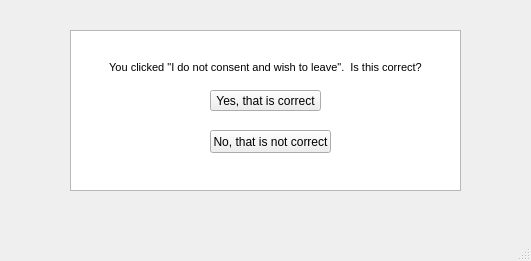
<?xml version="1.0" encoding="UTF-8"?>
<ui version="4.0">
 <class>MainWindow</class>
 <widget class="QMainWindow" name="MainWindow">
  <property name="geometry">
   <rect>
    <x>0</x>
    <y>0</y>
    <width>531</width>
    <height>261</height>
   </rect>
  </property>
  <property name="windowTitle">
   <string>MainWindow</string>
  </property>
  <widget class="QWidget" name="centralwidget">
   <widget class="QTextBrowser" name="textBrowser">
    <property name="geometry">
     <rect>
      <x>70</x>
      <y>30</y>
      <width>391</width>
      <height>161</height>
     </rect>
    </property>
    <property name="html">
     <string>&lt;!DOCTYPE HTML PUBLIC &quot;-//W3C//DTD HTML 4.0//EN&quot; &quot;http://www.w3.org/TR/REC-html40/strict.dtd&quot;&gt;
&lt;html&gt;&lt;head&gt;&lt;meta name=&quot;qrichtext&quot; content=&quot;1&quot; /&gt;&lt;style type=&quot;text/css&quot;&gt;
p, li { white-space: pre-wrap; }
&lt;/style&gt;&lt;/head&gt;&lt;body style=&quot; font-family:'MS Shell Dlg 2'; font-size:8.25pt; font-weight:400; font-style:normal;&quot;&gt;
&lt;p align=&quot;justify&quot; style=&quot;-qt-paragraph-type:empty; margin-top:0px; margin-bottom:0px; margin-left:0px; margin-right:0px; -qt-block-indent:0; text-indent:0px;&quot;&gt;&lt;br /&gt;&lt;/p&gt;
&lt;p align=&quot;justify&quot; style=&quot;-qt-paragraph-type:empty; margin-top:0px; margin-bottom:0px; margin-left:0px; margin-right:0px; -qt-block-indent:0; text-indent:0px;&quot;&gt;&lt;br /&gt;&lt;/p&gt;
&lt;p align=&quot;center&quot; style=&quot; margin-top:0px; margin-bottom:0px; margin-left:0px; margin-right:0px; -qt-block-indent:0; text-indent:0px;&quot;&gt;You clicked &amp;quot;I do not consent and wish to leave&amp;quot;.  Is this correct?&lt;/p&gt;&lt;/body&gt;&lt;/html&gt;</string>
    </property>
   </widget>
   <widget class="QPushButton" name="YesButton">
    <property name="geometry">
     <rect>
      <x>210</x>
      <y>90</y>
      <width>111</width>
      <height>21</height>
     </rect>
    </property>
    <property name="text">
     <string>Yes, that is correct</string>
    </property>
   </widget>
   <widget class="QPushButton" name="pushButton_2">
    <property name="geometry">
     <rect>
      <x>210</x>
      <y>130</y>
      <width>121</width>
      <height>23</height>
     </rect>
    </property>
    <property name="text">
     <string>No, that is not correct</string>
    </property>
   </widget>
  </widget>
  <widget class="QMenuBar" name="menubar">
   <property name="geometry">
    <rect>
     <x>0</x>
     <y>0</y>
     <width>531</width>
     <height>21</height>
    </rect>
   </property>
  </widget>
  <widget class="QStatusBar" name="statusbar"/>
 </widget>
 <resources/>
 <connections/>
</ui>
